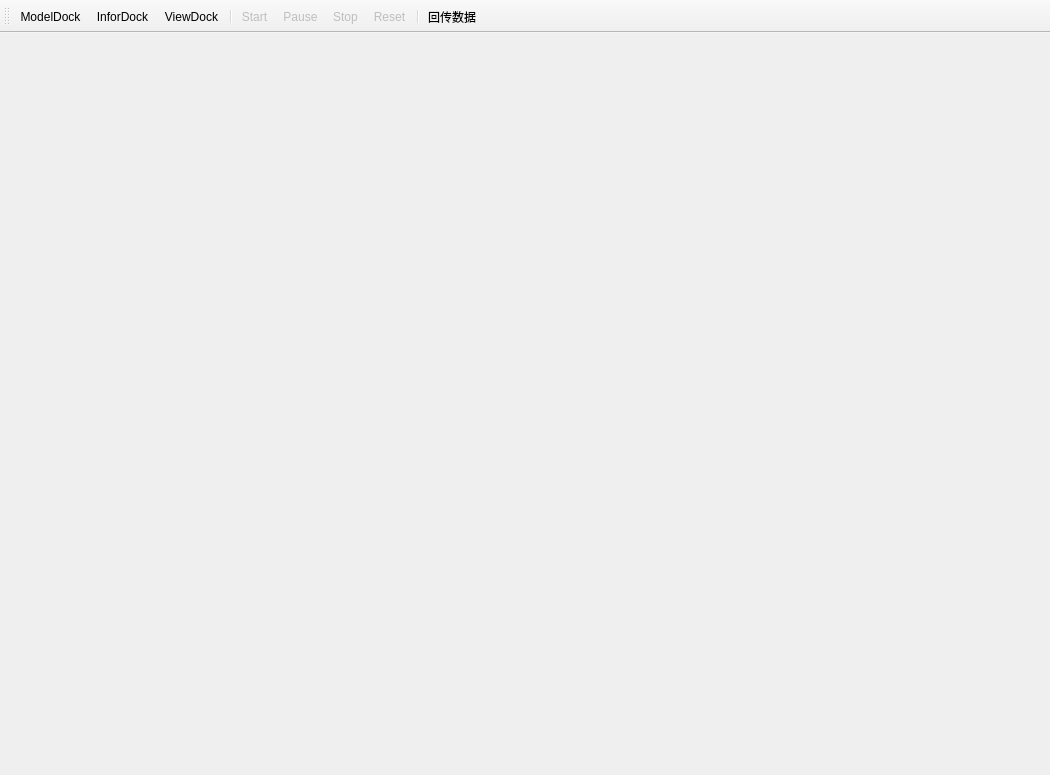
<?xml version="1.0" encoding="UTF-8"?>
<ui version="4.0">
  <class>disp3dwindow</class>
  <widget class="QMainWindow" name="disp3dwindow">
    <property name="geometry">
      <rect>
        <x>0</x>
        <y>0</y>
        <width>1050</width>
        <height>775</height>
      </rect>
    </property>
    <property name="windowTitle">
      <string>MainWindow</string>
    </property>
    <widget class="QWidget" name="centralwidget">
      <layout class="QGridLayout" name="gridLayout_4">
        <property name="leftMargin"><number>0</number></property>
        <property name="topMargin"><number>0</number></property>
        <property name="rightMargin"><number>0</number></property>
        <property name="bottomMargin"><number>0</number></property>
        <property name="spacing"><number>0</number></property>
        <item row="0" column="0">
          <widget class="RenderHostWidget" name="vtk_openGL">
            <property name="sizePolicy">
              <sizepolicy hsizetype="Expanding" vsizetype="Expanding">
                <horstretch>0</horstretch>
                <verstretch>0</verstretch>
              </sizepolicy>
            </property>
            <property name="minimumSize">
              <size>
                <width>400</width>
                <height>0</height>
              </size>
            </property>
          </widget>
        </item>
      </layout>
    </widget>
    <widget class="QStatusBar" name="statusBar_SelectedPoint">
      <property name="font"><font><family>Consolas</family><pointsize>9</pointsize></font></property>
      <property name="sizeGripEnabled"><bool>false</bool></property>
      <property name="toolTip"><string>SelectedPoint：模型顶点 ID、原始位置和当前显示的变形位置，坐标单位 mm；变形位置包含显示倍率</string></property>
    </widget>
    <widget class="QToolBar" name="toolBar">
      <property name="windowTitle">
        <string>toolBar</string>
      </property>
      <attribute name="toolBarArea">
        <enum>TopToolBarArea</enum>
      </attribute>
      <attribute name="toolBarBreak">
        <bool>false</bool>
      </attribute>
      <addaction name="actionModelDock" />
      <addaction name="actionInforDock" />
      <addaction name="actionViewDock" />
      <addaction name="separator" />
      <addaction name="actionStart" />
      <addaction name="actionPause" />
      <addaction name="actionStop" />
      <addaction name="actionReset" />
      <addaction name="separator" />
      <addaction name="actionBackData" />
    </widget>
    <action name="actionModelDock">
      <property name="icon">
        <iconset resource="../../../resources/classic.qrc">
          <normaloff>:/icon/icon/3D_Plot.png</normaloff>:/icon/icon/3D_Plot.png</iconset>
      </property>
      <property name="text">
        <string>ModelDock</string>
      </property>
    </action>
    <action name="actionInforDock">
      <property name="icon">
        <iconset resource="../../../resources/classic.qrc">
          <normaloff>:/icon/icon/Help_icon.png</normaloff>:/icon/icon/Help_icon.png</iconset>
      </property>
      <property name="text">
        <string>InforDock</string>
      </property>
    </action>
    <action name="actionViewDock">
      <property name="icon">
        <iconset resource="../../../resources/classic.qrc">
          <normaloff>:/icon/icon/Model_icon.png</normaloff>:/icon/icon/Model_icon.png</iconset>
      </property>
      <property name="text">
        <string>ViewDock</string>
      </property>
    </action>
    <action name="actionStart">
      <property name="enabled"><bool>false</bool></property>
      <property name="icon">
        <iconset resource="../../../resources/classic.qrc">
          <normaloff>:/icon/icon/Play_icon.png</normaloff>:/icon/icon/Play_icon.png</iconset>
      </property>
      <property name="text">
        <string>Start</string>
      </property>
    </action>
    <action name="actionStop">
      <property name="enabled"><bool>false</bool></property>
      <property name="icon">
        <iconset resource="../../../resources/classic.qrc">
          <normaloff>:/icon/icon/Stop_icon.png</normaloff>:/icon/icon/Stop_icon.png</iconset>
      </property>
      <property name="text">
        <string>Stop</string>
      </property>
    </action>
    <action name="actionPause">
      <property name="enabled"><bool>false</bool></property>
      <property name="icon">
        <iconset resource="../../../resources/classic.qrc">
          <normaloff>:/icon/icon/Pasue_icon.png</normaloff>:/icon/icon/Pasue_icon.png</iconset>
      </property>
      <property name="text">
        <string>Pause</string>
      </property>
    </action>
    <action name="actionReset">
      <property name="enabled"><bool>false</bool></property>
      <property name="icon">
        <iconset resource="../../../resources/classic.qrc">
          <normaloff>:/icon/icon/Reset_icon.png</normaloff>:/icon/icon/Reset_icon.png</iconset>
      </property>
      <property name="text">
        <string>Reset</string>
      </property>
    </action>
    <action name="actionBackData">
      <property name="text">
        <string>回传数据</string>
      </property>
    </action>
  </widget>
  <customwidgets>
    <customwidget>
      <class>RenderHostWidget</class>
      <extends>QWidget</extends>
      <header location="global">renderhostwidget.h</header>
    </customwidget>
  </customwidgets>
  <resources>
    <include location="../../../resources/classic.qrc" />
  </resources>
  <connections />
</ui>
